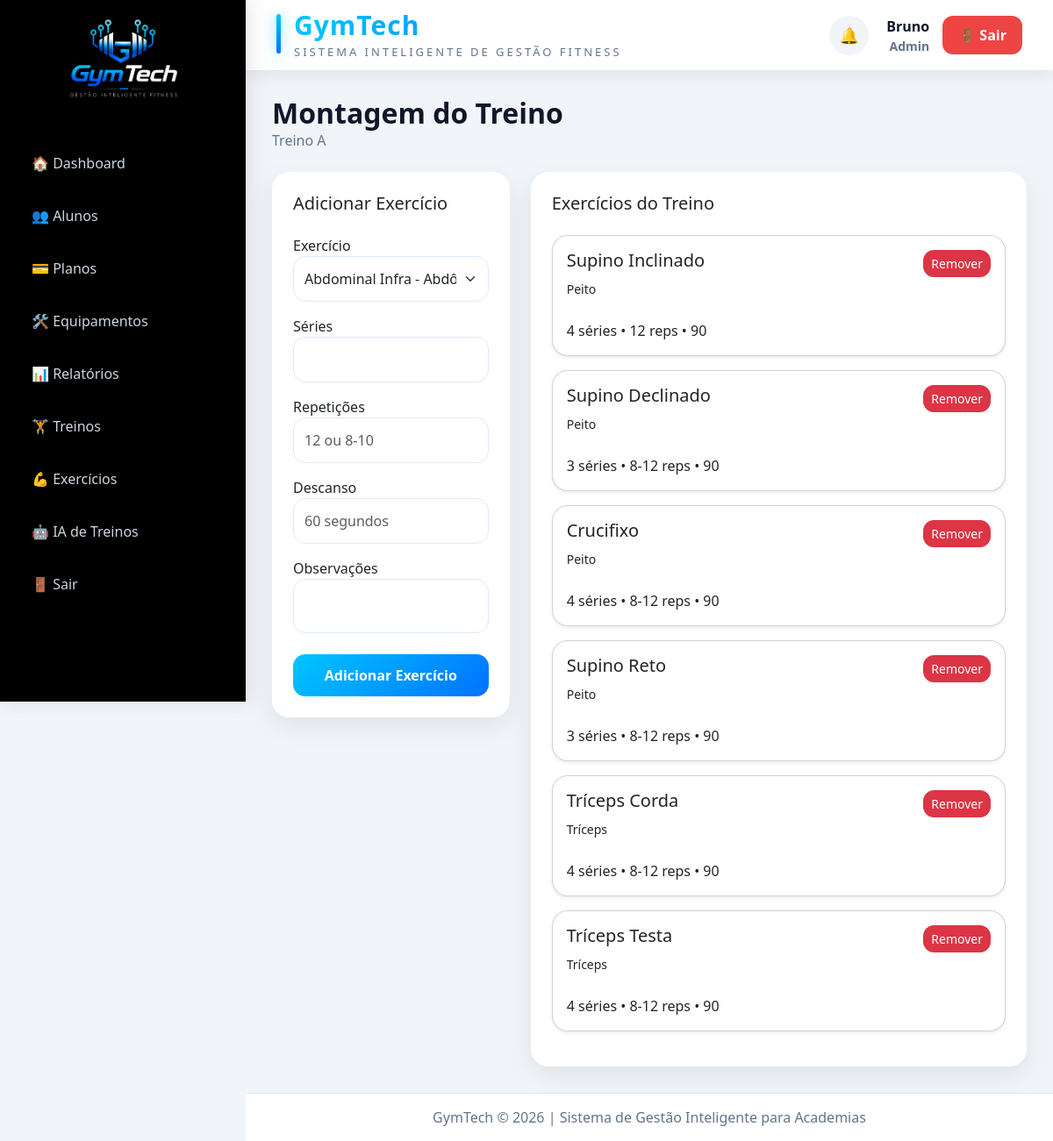
Page /public/index.php?controller=workout&action=manageExercises&id=8 (signed in) on the committed database.
### tables this page shows
CREATE TABLE `workouts` (
  `id` int(11) NOT NULL AUTO_INCREMENT,
  `student_id` int(11) NOT NULL,
  `workout_name` varchar(10) DEFAULT NULL,
  `objective` varchar(100) DEFAULT NULL,
  `training_days` int(11) DEFAULT NULL,
  `created_at` timestamp NOT NULL DEFAULT current_timestamp(),
  `trainer_id` int(11) DEFAULT NULL,
  PRIMARY KEY (`id`),
  KEY `fk_workout_trainer` (`trainer_id`),
  KEY `workouts_ibfk_1` (`student_id`),
  CONSTRAINT `fk_workout_trainer` FOREIGN KEY (`trainer_id`) REFERENCES `users` (`id`),
  CONSTRAINT `workouts_ibfk_1` FOREIGN KEY (`student_id`) REFERENCES `students` (`id`) ON DELETE CASCADE
);

CREATE TABLE `workout_exercises` (
  `id` int(11) NOT NULL AUTO_INCREMENT,
  `workout_id` int(11) NOT NULL,
  `exercise_id` int(11) NOT NULL,
  `sets` int(11) DEFAULT NULL,
  `reps` varchar(50) DEFAULT NULL,
  `rest_time` varchar(50) DEFAULT NULL,
  `notes` text DEFAULT NULL,
  PRIMARY KEY (`id`),
  KEY `exercise_id` (`exercise_id`),
  KEY `workout_exercises_ibfk_1` (`workout_id`),
  CONSTRAINT `workout_exercises_ibfk_1` FOREIGN KEY (`workout_id`) REFERENCES `workouts` (`id`) ON DELETE CASCADE,
  CONSTRAINT `workout_exercises_ibfk_2` FOREIGN KEY (`exercise_id`) REFERENCES `exercises` (`id`)
);

CREATE TABLE `exercises` (
  `id` int(11) NOT NULL AUTO_INCREMENT,
  `name` varchar(100) NOT NULL,
  `muscle_group` varchar(100) DEFAULT NULL,
  `equipment` varchar(100) DEFAULT NULL,
  `video_url` text DEFAULT NULL,
  `description` text DEFAULT NULL,
  `created_at` timestamp NOT NULL DEFAULT current_timestamp(),
  `difficulty` varchar(30) DEFAULT NULL,
  `objective` varchar(50) DEFAULT NULL,
  PRIMARY KEY (`id`)
);

### app/controllers/WorkoutController.php (called while the page is built, shortened)
<?php
require_once __DIR__ . '/../models/Workout.php';
require_once __DIR__ . '/../models/WorkoutExercise.php';
class WorkoutController extends Controller{
    public function manageExercises(){
        require_once '../app/models/Exercise.php';
        require_once '../app/models/WorkoutExercise.php';
        $workoutId = $_GET['id'];
        $workoutModel = new Workout();
        $exerciseModel = new Exercise();
        $workoutExerciseModel = new WorkoutExercise();
        $workout = $workoutModel->find($workoutId);
        $allExercises = $exerciseModel->all();
        $currentExercises =
            $workoutExerciseModel->allByWorkout(
                $workoutId
            );
        $this->view(
            'workouts/manageExercises',
            [
                'workout' => $workout,
                'allExercises' => $allExercises,
                'currentExercises' => $currentExercises
            ]
        );
    }
}

### public/index.php (called while the page is built, shortened)
<?php
require_once "../core/Model.php";
$action = $_GET['action'] ?? 'login';
$controllerObject = new $controllerName();
$controllerObject->$action();

### config/database.php (called while the page is built)
<?php
class Database {
    private $host = "localhost";
    private $dbname = "gym_system";
    private $user = "root";
    private $pass = "";
    public function connect() {
        try {
            $pdo = new PDO(
                "mysql:host={$this->host};dbname={$this->dbname};charset=utf8",
                $this->user,
                $this->pass
            );
            $pdo->setAttribute(PDO::ATTR_ERRMODE, PDO::ERRMODE_EXCEPTION);
            return $pdo;
        } catch(PDOException $e) {
            die("Erro na conexão: " . $e->getMessage());
        }
    }
}

### core/Model.php (called while the page is built, shortened)
<?php
require_once __DIR__ .'/../config/database.php';
class Model {
    public function __construct() {
        $database = new Database();
        $this->db = $database->connect();
    }
}

### app/models/Workout.php (called while the page is built, shortened)
<?php
require_once __DIR__ . '/../../core/Model.php';
class Workout extends Model {
public function find($id){
    $sql = "
        SELECT
            w.*,
            s.name AS student_name,
            u.name AS trainer_name
        FROM workouts w
        LEFT JOIN students s
            ON s.id = w.student_id
        LEFT JOIN users u
            ON u.id = w.trainer_id
        WHERE w.id = ?
    ";
    $stmt = $this->db->prepare($sql);
    $stmt->execute([$id]);
    return $stmt->fetch(PDO::FETCH_ASSOC);
}
}

### app/models/Exercise.php (called while the page is built, shortened)
<?php
require_once __DIR__ . '/../../core/Model.php';
class Exercise extends Model{
    public function all(){
        $stmt = $this->db->query(
            "SELECT * FROM exercises ORDER BY muscle_group, name"
        );
        return $stmt->fetchAll(PDO::FETCH_ASSOC);
    }
}

### app/models/WorkoutExercise.php (called while the page is built, shortened)
<?php
require_once __DIR__. '/../../core/Model.php';
class WorkoutExercise extends Model{
    public function allByWorkout($workoutId){
        $sql = "
                SELECT
                        we.*,
                        e.name as exercise_name,
                        e.muscle_group
                FROM workout_exercises we
                INNER JOIN exercises e
                ON e.id = we.exercise_id
                WHERE workout_id = ?";
        $stmt = $this->db->prepare($sql);
        $stmt->execute([$workoutId]);
        return $stmt->fetchAll(PDO::FETCH_ASSOC);
    }
}

### app/views/workouts/manageExercises.php (the view, shortened to what this page needs)
<div class="page-header">
    <div>
        <h2>
            Montagem do Treino
        </h2>
        <span>
            <?= $workout['workout_name'] ?>
        </span>
    </div>
</div>
<div class="row mt-4">
    <div class="col-lg-4">
        <div class="glass-card p-4">
            <h5 class="mb-4">
                Adicionar Exercício
            </h5>
            <form method="POST"
                  action="?controller=workout&action=addExercise">
                <div class="mb-3">
                    <label>Exercício</label>
                    <select name="exercise_id"
                            class="form-select"
                            required>
                        <?php foreach($allExercises as $exercise): ?>
                            <option value="<?= $exercise['id'] ?>">
                                <?= $exercise['name'] ?>
                                -
                            </option>
                        <?php endforeach; ?>
                    </select>
                </div>
                <div class="mb-3">
                    <label>Séries</label>
                    <input type="number"
                           name="sets"
                           class="form-control"
                           required>
                </div>
                <div class="mb-3">
                    <label>Repetições</label>
                    <input type="text"
                           name="reps"
                           class="form-control"
                           placeholder="12 ou 8-10"
                           required>
                </div>
                <div class="mb-3">
                    <label>Descanso</label>
                    <input type="text"
                           name="rest_time"
                           class="form-control"
                           placeholder="60 segundos">
                </div>
                <div class="mb-4">
                    <label>Observações</label>
                    <textarea name="notes"
                              class="form-control"></textarea>
                </div>
                <button class="btn btn-gradient w-100">
                    Adicionar Exercício
                </button>
            </form>
        </div>
    </div>
    <div class="col-lg-8">
        <div class="glass-card p-4">
            <h5 class="mb-4">
                Exercícios do Treino
            </h5>
            <?php if(empty($currentExercises)): ?>
                <div class="alert alert-info">
                    Nenhum exercício adicionado ainda.
                </div>
            <?php else: ?>
                <?php foreach($currentExercises as $exercise): ?>
                    <div class="card mb-3 shadow-sm">
                        <div class="card-body">
                            <div class="d-flex justify-content-between">
                                <div>
                                    <h5>
                                        <?= $exercise['exercise_name'] ?>
                                    </h5>
                                    <small>
                                        <?= $exercise['muscle_group'] ?>
                                    </small>
                                    <br><br>
                                    <?= $exercise['sets'] ?> séries
                                    •
                                    <?= $exercise['reps'] ?> reps
                                    •
                                    <?= $exercise['rest_time'] ?>
                                </div>
                                <div>
                                    <a href="?controller=workout&action=removeExercise&id=<?= $exercise['id'] ?>&workout_id=<?= $workout['id'] ?>"
                                       class="btn btn-danger btn-sm"
                                       onclick="return confirm('Remover exercício do treino?')">
                                        Remover
                                    </a>
                                </div>
                            </div>
                        </div>
                    </div>
                <?php endforeach; ?>
            <?php endif; ?>
        </div>
    </div>
</div>

### public/assets/css/student_workout.css (style rules this page uses)
.card { border-radius:18px; transition:.25s; }
.btn { border-radius:12px; }
h2 { font-weight:700; }

### public/assets/css/style.css (style rules this page uses)
:root { --primary:#00c6ff; --secondary:#0072ff; --dark:#0f172a; --card:#1e293b; --text:#e2e8f0; --sidebar:#020617; }
* { margin:0; padding:0; box-sizing:border-box; }
body { background:#f1f5f9; font-family:'Segoe UI',sans-serif; }
.glass-card { background:white; border:none; border-radius:20px; box-shadow:0 10px 30px rgba(0,0,0,.08); }
.page-header { display:flex; justify-content:space-between; align-items:center; }
.page-header h2 { font-size:32px; font-weight:700; color:#0f172a; margin:0; }
.page-header span { color:#64748b; }
.btn-gradient { background: linear-gradient( 90deg, #00c6ff, #0072ff ); color:white; border:none; padding:12px 22px; border-radius:14px; font-weight:600; text-decoration:none; transition:.3s; }
.form-control, .form-select { border-radius:14px; border:1px solid #dbeafe; height:52px; }
textarea.form-control { height:auto; resize:none; }
.btn-gradient { background:linear-gradient( 135deg, #00c6ff, #0072ff ); border:none; color:white; }

### rows in the picture
workouts: workout_name "Treino A"
workout_exercises: exercise.name "Supino Inclinado", exercise.muscle_group "Peito", sets "4", reps "12", rest_time "90"
workout_exercises: exercise.name "Supino Declinado", exercise.muscle_group "Peito", sets "3", reps "8-12", rest_time "90"
workout_exercises: exercise.name "Crucifixo", exercise.muscle_group "Peito", sets "4", reps "8-12", rest_time "90"
workout_exercises: exercise.name "Supino Reto", exercise.muscle_group "Peito", sets "3", reps "8-12", rest_time "90"
workout_exercises: exercise.name "Tríceps Corda", exercise.muscle_group "Tríceps", sets "4", reps "8-12", rest_time "90"
workout_exercises: exercise.name "Tríceps Testa", exercise.muscle_group "Tríceps", sets "4", reps "8-12", rest_time "90"

### other values in the picture
$_SESSION['user']['name'] "Bruno"
$role "Admin"
form field exercise_id "Abdominal Infra - Abdômen"
